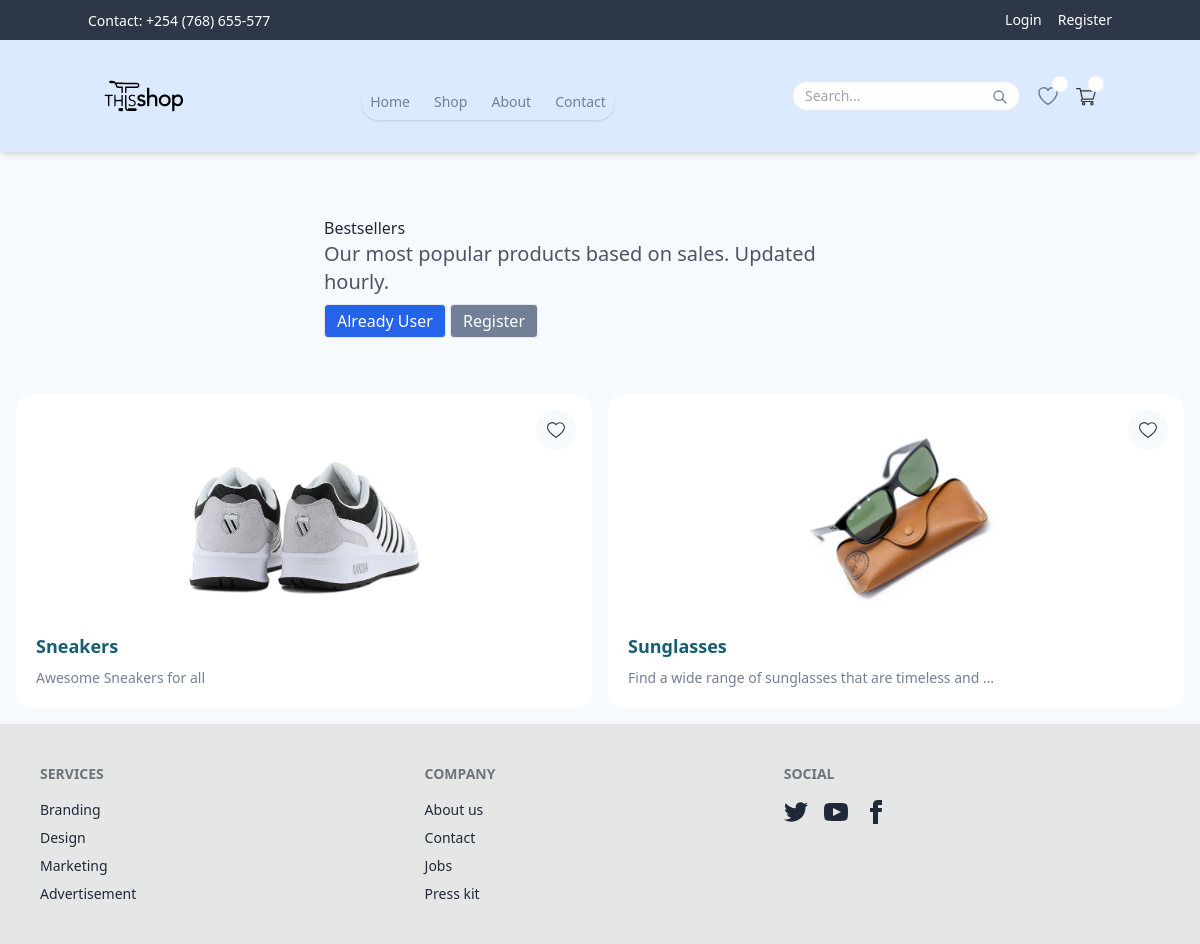
The page /collections on the database its author committed.
### store/models.py (models this page shows, shortened)
class Category(models.Model):
    name = models.CharField(max_length=150, null=False, blank=False)
    image = models.ImageField(upload_to=getFileName, null=True, blank=True)
    description = models.TextField(max_length=500, null=False, blank=False)
    status = models.BooleanField(default=False, help_text="0-show,1-Hidden")
    created_at = models.DateTimeField(auto_now_add=True)
    class Meta:
        verbose_name_plural = 'Categories'

### store/views.py (the view)
# urls.py: path('collections', views.collections, name="collections"),
def collections(request):
    category = Category.objects.filter(status=1)
    return render(request, "store/collection.html", {"category": category})

### store/context_processors.py (called while the page is built, shortened)
def cart_context(request):
    cart_total = 0
    cart_count = 0
    cart_items = []
    if request.user.is_authenticated:
        cart_queryset = Cart.objects.filter(user=request.user)
        for item in cart_queryset:
            cart_items.append({
                'product': item.product,
                'product_qty': item.product_qty,
                'item_total': item.item_total
            })
    else:
        session_cart = request.session.get('cart', {})
    cart_total = sum(item['item_total'] for item in cart_items)
    cart_count = sum(item['product_qty'] for item in cart_items)
    return {
        'cart_total': cart_total,
        'cart_count': cart_count,
        'cart_items': cart_items,  # Optional, if you need detailed cart items in the context
    }

### templates/store/collection.html (shortened to what this page needs)
{% extends 'layouts/base.html' %}
{% block content %}
<div class="p-4 mx-auto lg:max-w-7xl sm:max-w-full">
  <div class="flex flex-wrap  lg:py-12">
    <div class="lg:w-1/2 pr-4 pl-4 md:w-2/3  mx-auto">
      <h1 class="fw-light">Bestsellers</h1>
      <p class="text-xl font-light text-gray-700">Our most popular products based on sales. Updated hourly.</p>
      <p>
        <a href="{% url 'login' %}"
          class="inline-block align-middle text-center select-none border font-normal whitespace-no-wrap rounded py-1 px-3 leading-normal no-underline bg-blue-600 text-white hover:bg-blue-600 my-2">Already
          User</a>
        <a href="{% url 'register' %}"
          class="inline-block align-middle text-center select-none border font-normal whitespace-no-wrap rounded py-1 px-3 leading-normal no-underline bg-gray-600 text-white hover:bg-gray-700 my-2">Register</a>
      </p>
    </div>
  </div>
  <div class="grid grid-cols-1 sm:grid-cols-2 md:grid-cols-2 lg:grid-cols-2 max-xl:gap-4 gap-6">
    {% for item in category %}
    <div class="bg-white rounded-2xl p-5 cursor-pointer hover:-translate-y-2 transition-all relative">
      <div
        class="bg-gray-100 w-10 h-10 flex items-center justify-center rounded-full cursor-pointer absolute top-4 right-4">
      </div>
      <div class="w-11/12 h-[210px] overflow-hidden mx-auto aspect-w-16 aspect-h-8 md:mb-2 mb-4">
        <a href="{% url 'collections' item.name %}">
        <img src="{{item.image.url}}" class="h-full w-full object-contain" alt="{{ item.name }}">
        </a>
      </div>
      <div>
        <a href="{% url 'collections' item.name %}">
          <h3 class="text-lg font-extrabold text-cyan-800 duration-500 hover:scale-105 hover:shadow-xl">{{ item.name }}
          </h3>
          <p class="text-gray-600 text-sm mt-2">{{ item.description|truncatewords:10 }}</p>
        </a>
      </div>
    </div>
    {% endfor %}
  </div>
</div>
{% endblock content %}

### rows shown on the page
Category: image (picture), name "Sneakers", description "Awesome Sneakers for all"
Category: image (picture), name "Sunglasses", description "Find a wide range of sunglasses that are timeless and …"
